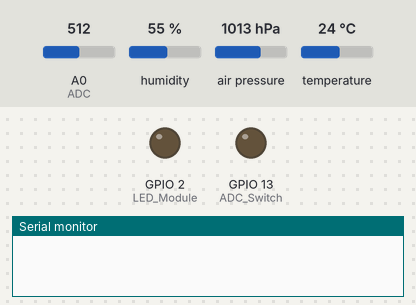
This sketch was run on a simulated ESP8266 (NodeMCU). Shown: output pins drawn as LEDs (lit = HIGH), the last lines printed to the serial monitor. Dashed ring = blinking. Inputs (shaded band) come from the test bench; at power-on: A0 (ADC) = 512, humidity 55 %, air pressure 1013 hPa, temperature 24 °C.

Above: at 0.0 s.
At 1.7 s:
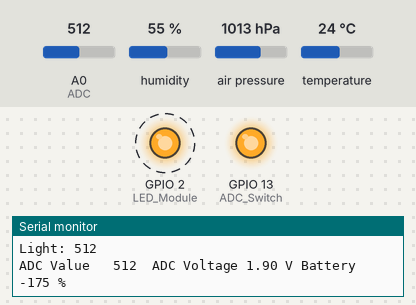
1.8 s: A0 (ADC) set to 796
5.3 s: A0 (ADC) set to 827
Timing chart, 0 to 15.5 s (numbered marks = the images above; inputs shaded):
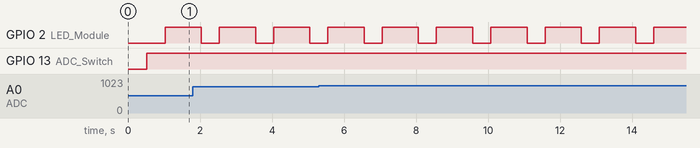

The sketch:

CWX-2-BME280_2.230117_Example_Code_Bring_Up.ino
```cpp
/*
  Dave Williams, DitroniX 2019-2022 (ditronix.net)
  CWX-2 Compact Weather Station ESP8266 Series Board V2
  Features include ESP8266, CR123A, BME280, BMP180, SFH2440 Light Sensor, USB D1 Flashing Compatible, Battery Sensor

  PCA 2212-202 - Compact Weather Station - Basic Bring Up Test Code

  Simplified Board Bring Up and Test the BME280 and SFH2440 Light Sensor.  Matrix Test. Battery Voltage Test.

  Remember!
  - Set the BOARD to ESP8266 DEV Module (Any Wemos D1 or similar).
  - You can also set the BAUD rate up to 921600 to speed up flashing.
  - The SDK does NOT need external power to flash.  It will take Power from the USB 5V.
  .
  The purpose of this test code is to cycle through the various main functions of the board as part of bring up testing.
  .
  This test code is OPEN SOURCE and formatted for easier viewing.  Although is is not intended for real world use, it may be freely used, or modified as needed.
  It is distributed on an "AS IS" BASIS, WITHOUT WARRANTIES OR CONDITIONS OF ANY KIND, either express or implied.

  Further information, details and examples can be found on our website wiki pages ditronix.net/wiki and github.com/DitroniX

  Below example outputs from an uncalibrated board.  So ADC_Calibration = 3.798;

  Example Output from USB 5V:
  Temperature (ºC):  18.5
  Humidity (%):    51
  Pressure (hPa): 981
  Light: 221
  ADC Value 	881	ADC Voltage 3.27 V Battery 166 % 	 (Probably DC Powered)

  Example Output from CR123A (No 3V3 Link)
  Temperature (ºC):  18.5
  Humidity (%):    46
  Pressure (hPa): 981
  Light: 173
  ADC Value 	832	ADC Voltage 3.09 V Battery 121 % 	 (Probably DC Powered)
*/


#include "Arduino.h"
#include "Wire.h"
#include <Adafruit_BME280.h>
#include <Adafruit_Sensor.h>

// ######### OBJECTS #########
Adafruit_BME280 bme;  //BME280 connect to ESP8266 I2C (GPIO 4 = SDA, GPIO 5 = SCL)  // BME280 0x76 | BMP280 0x76 |  BMP180 0x77

// ######### VARIABLES / DEFINES / STATIC #########

// App
String AppVersion = "v2.230117";
String AppBuild = "DitroniX CWX-2-BME280 12S SDK PCA";
String AppName = "Compact Weather Station - Basic Bring Up Test";

// Variables
char SensorResult[10];
float TemperatureC;
float Humidity;
int Pressure;
int LightMeter;

float ADC_Voltage;
float ADC_Calibration;
int Battery_Percentage;

int BatteryMeter;

// **************** IO ****************

// Define I2C (Expansion Port)
#define I2C_SDA 4
#define I2C_SCL 5

// **************** OUTPUTS ****************
#define LED_Module 2   // Define ESP Output Port LED
#define ADC_Switch 13  // Define NLAST4599 Digital Switch

// **************** INPUTS ****************
#define ADC A0  // Define ADC (0 DC - 1V DC)

// ######### FUNCTIONS #########

// Scan for I2C Devices
void scan_i2c_devices() {
  // Scan I2C Devices
  Serial.print("Scanning I2C\t");
  byte count = 0;
  Serial.print("Found Devices: ");
  Serial.print(" Devices: ");
  for (byte i = 8; i < 120; i++) {
    Wire.beginTransmission(i);
    if (Wire.endTransmission() == 0) {
      Serial.print(" (0x");
      Serial.print(i, HEX);
      Serial.print(")\t");
      count++;
      delay(1);
    }
  }
  Serial.print("Found ");
  Serial.print(count, HEX);
  Serial.println(" Device(s).");
}

// Initialise BME280
void InitialiseTemperatureSensor() {
  if (!bme.begin(0x76)) {
    Serial.println("Could not find a valid BME280 sensor, check wiring!  Could eqally be a BMP180?");
    // BME280 0x76 | BMP280 0x76 |  BMP180 0x77
    // while (1);
  }
}

// Map float values to percentages
float MapValues(float x, float DC_Min, float DC_Max, float Percentage_Min, float Percentage_Max) {
  return (x - DC_Min) * (Percentage_Max - Percentage_Min) / (DC_Max - DC_Min) + Percentage_Min;
}

// ######### SETUP #########
void setup() {

  //Stabalise
  delay(500);

  // Initialize UART:
  Serial.begin(115200, SERIAL_8N1);  //115200
  while (!Serial)
    ;
  Serial.println("");
  Serial.println(AppVersion + " Initialized");
  Serial.println(AppBuild);
  Serial.println(AppName);
  Serial.println("");

  // LED
  pinMode(LED_Module, OUTPUT);

  // NLAST4599
  pinMode(ADC_Switch, OUTPUT);

  // Initialize I2C
  Wire.begin(I2C_SDA, I2C_SCL);
  scan_i2c_devices();
  InitialiseTemperatureSensor();

  Serial.println("");
}

// ######### LOOP #########
void loop() {

  // Get Temperature ºC and round to 1 decimal place
  TemperatureC = bme.readTemperature();
  dtostrf(TemperatureC, 5, 1, SensorResult);
  sprintf(SensorResult, "%s", SensorResult);
  Serial.print("Temperature (ºC): ");
  Serial.println(SensorResult);

  // Get Humity % and round to no decimal places
  Humidity = round(bme.readHumidity());
  dtostrf(Humidity, 5, 0, SensorResult);
  Serial.print("Humidity (%): ");
  Serial.println(SensorResult);

  // Get Pressure and round to no decimal places
  Pressure = (bme.readPressure() / 100.0F);
  Pressure = round(Pressure);
  Serial.print("Pressure (hPa): ");
  Serial.println(Pressure);

  // Get Light Reading
  digitalWrite(ADC_Switch, LOW);
  LightMeter = analogRead(ADC);
  Serial.print("Light: ");
  Serial.print(LightMeter);  // data output from the photoresistor (0-1024)
  Serial.println("");


  // Read Battery or 3V3 Voltage
  digitalWrite(ADC_Switch, HIGH);  // Set ADC to Battery 3V3
  ADC_Calibration = 3.798;         // Adjust as needed for final calibration of ADC_Voltage (Battery 3V3).
  ADC_Voltage = (analogRead(ADC) * ADC_Calibration) / 1024;

  // Update the displayed info
  Serial.print("ADC Value \t");
  Serial.print(analogRead(ADC));

  Serial.print("\tADC Voltage ");
  Serial.print(ADC_Voltage);
  Serial.print(" V ");


  Battery_Percentage = MapValues(ADC_Voltage, 2.6, 3.0, 0, 100);  // Typically 2.6V Minimum and 3.0 Maximum

  Serial.print("Battery ");
  Serial.print(Battery_Percentage);
  Serial.print(" % ");

  if (Battery_Percentage > 100) {
    Serial.print("\t (Probably DC Powered)");
  }

  Serial.println("\n");

  // Hearbeat LED (Temporary during development)
  digitalWrite(LED_Module, LOW);   // turn the LED on (HIGH is the voltage level)
  delay(500);                      // wait for a second
  digitalWrite(LED_Module, HIGH);  // turn the LED off by making the voltage LOW

  // Loop Delay
  delay(1000);
}
```

Measured:
- by itself, GPIO 2 (LED_Module): alternates HIGH for 1.0 s and LOW for 0.50 s
